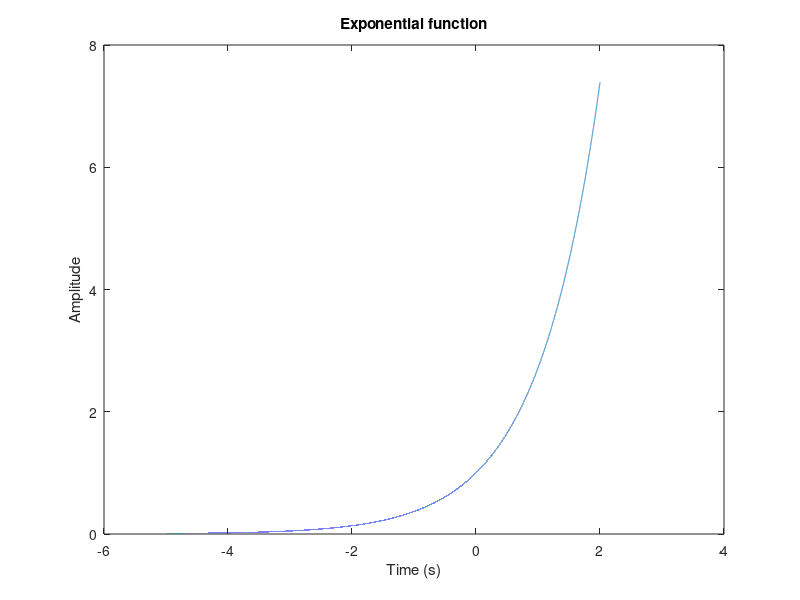

MATLAB code to generate this figure:
t=-5:0.0001:2;
e = exp(t);
plot(t,e);

xlim([-6,4]);
xlabel("Time (s)");
ylabel("Amplitude");
title("Exponential function");
grid off;
